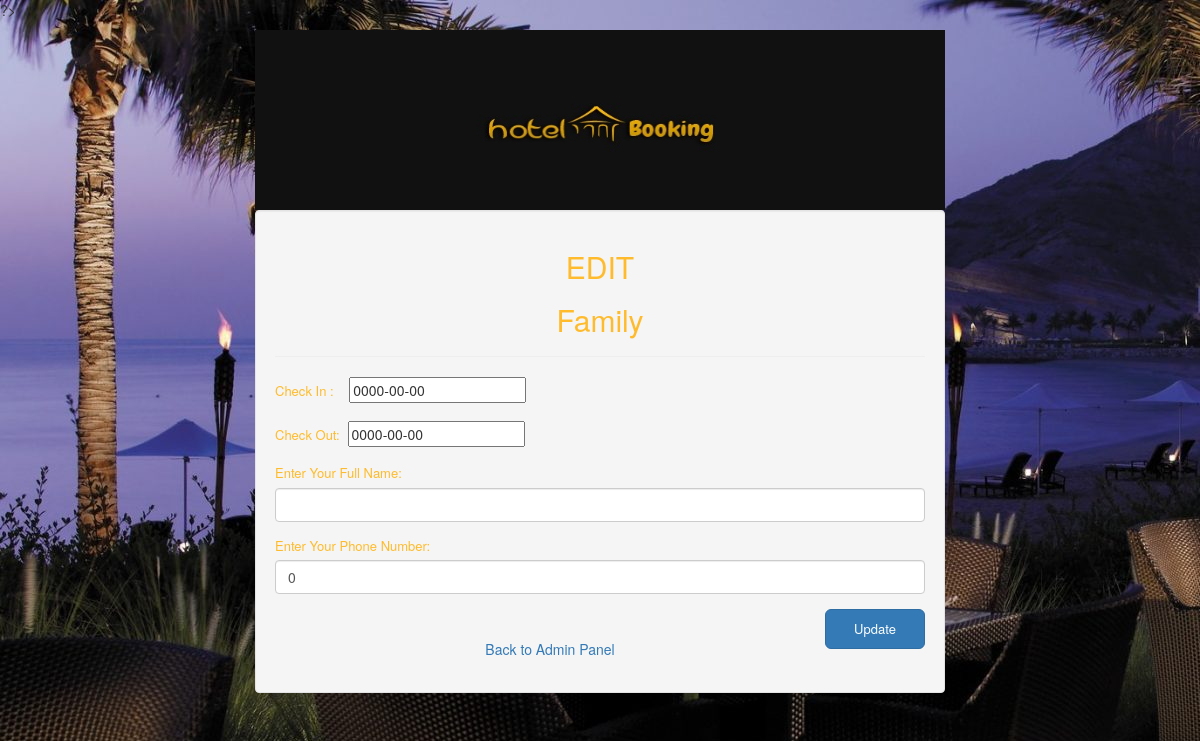
/edit_all_room.php?id=23, run on an earlier commit of the app's database.
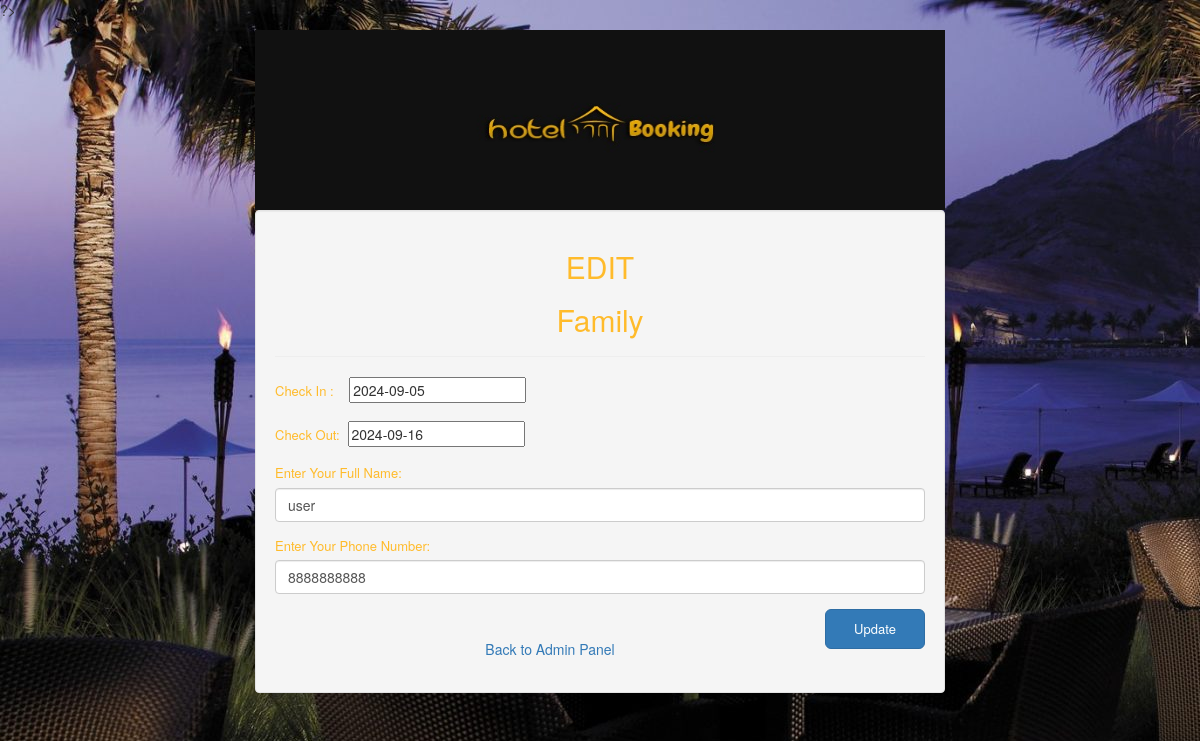
And on a later commit of the database.
### tables this page shows
CREATE TABLE `rooms` (
  `room_id` int(200) NOT NULL,
  `room_cat` text NOT NULL,
  `checkin` date NOT NULL,
  `checkout` date NOT NULL,
  `name` text NOT NULL,
  `phone` bigint(255) NOT NULL,
  `book` text NOT NULL
);

### admin/include/class.user.php (called while the page is built, shortened)
<?php
        class user
        {
            public function __construct()
            {
                $this->db=new mysqli(DB_SERVER,DB_USERNAME,DB_PASSWORD,'hotel');
            }
        }
?>

### edit_all_room.php (the view, shortened to what this page needs)
<?php
    include_once 'admin/include/class.user.php';
    $user=new User();
$id=$_GET['id'];
$sql="SELECT * FROM rooms WHERE room_id='$id'";
$query=mysqli_query($user->db, $sql);
$row = mysqli_fetch_array($query);
?>
<!DOCTYPE html>
<html lang="en">
<head>
    <link href="css/bootstrap.min.css" rel="stylesheet">
  <link rel="stylesheet" href="admin/css/reg.css" type="text/css">
  <link rel="stylesheet" href="//code.jquery.com/ui/1.12.1/themes/base/jquery-ui.css">
</head>
<body>
    <div class="container">
       <img class="img-responsive" src="images/home_banner.jpg" style="width:100%; height:180px;">
      <div class="well">
            <h2>EDIT</h2>
          <h2><?php echo  $row['room_cat']?></h2>
            <hr>
            <form action="" method="post" name="room_category">
               <div class="form-group">
                    <label for="checkin">Check In :</label>&nbsp;&nbsp;&nbsp;
                    <input type="text" class="datepicker" name="checkin" value="<?php echo $row['checkin']?>">
                </div>
               <div class="form-group">
                    <label for="checkout">Check Out:</label>&nbsp;
                    <input type="text" class="datepicker" name="checkout" value="<?php echo $row['checkout']?>">
                </div>
                <div class="form-group">
                    <label for="name">Enter Your Full Name:</label>
                    <input type="text" class="form-control" name="name" value="<?php echo $row['name']?>" required>
                </div>
                <div class="form-group">
                    <label for="phone">Enter Your Phone Number:</label>
                    <input type="number" class="form-control" name="phone" value="<?php echo $row['phone']?>" required>
                </div>
                <button type="submit" class="btn btn-lg btn-primary button" name="submit">Update</button>
               <br>
                <div id="click_here">
                    <a href="admin.php">Back to Admin Panel</a>
                </div>
            </form>
        </div>
    </div>
</body>
</html>

### admin/css/reg.css (style rules this page uses)
body { background-image: url('../../images/home_bg.jpg'); background-repeat: no-repeat; background-attachment: fixed; }
h2 { text-align: center; color: #ffbb2b; }
#click_here { margin-top: 10px; text-align: center; }
.container { width: 60%; margin-top: 10px; }
label { color:#ffbb2b; font-size: 13px; font-weight: 100; }
.button { width: 100px; float: right; font-size: 13px; }

What changed in the data, as far as the page shows it:
changed rooms "Family": checkin "0000-00-00" → "2024-09-05"; checkout "0000-00-00" → "2024-09-16"; name (not shown) → "user"; phone "0" → "8888888888"
